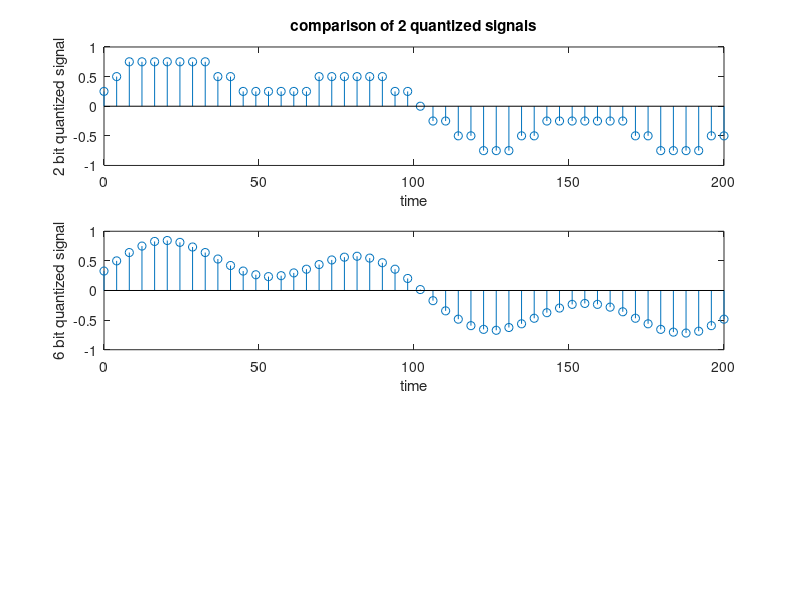

The MATLAB script that drew this image:
close all;
clear all;
clc;

%{
%a.Plot the original sinusoidal signal.
f = 50;
t = linspace(0, 200 , f);
x_t = 1/3*[sin(t/11)+sin(t/31)+cos(t/67)];


plot(t, x_t);
xlabel('time');
ylabel('x_t');
title('original sinusoidal signal');
grid on
%}

%{
%b.Get the quantized signal by rounding off the given signal with respect to 2
%bits and plot your result

f = 50;
t = linspace(0, 200 , f);
x_t = 1/3*[sin(t/11)+sin(t/31)+cos(t/67)];
x_q = round(x_t * 2^2)/2^2; %2bits --> 2 levels
stem(t, x_q);
xlabel('time');
ylabel('x_q');
title('quantized signal');
grid on
%}


f = 50;
t = linspace(0, 200 , f);
x_t = 1/3*[sin(t/11)+sin(t/31)+cos(t/67)];
x_q = round(x_t * 2^2)/2^2; %2bits --> 2 levels

%r 6-bit quantization
x_q6 = round(x_t * 2^6)/2^6; %6bits
figure;
subplot(3,1,1);
stem(t,x_q);
xlabel ('time');
ylabel('2 bit quantized signal');
title('comparison of 2 quantized signals');


subplot(3,1,2);
stem(t,x_q6);
xlabel ('time');
ylabel('6 bit quantized signal');








